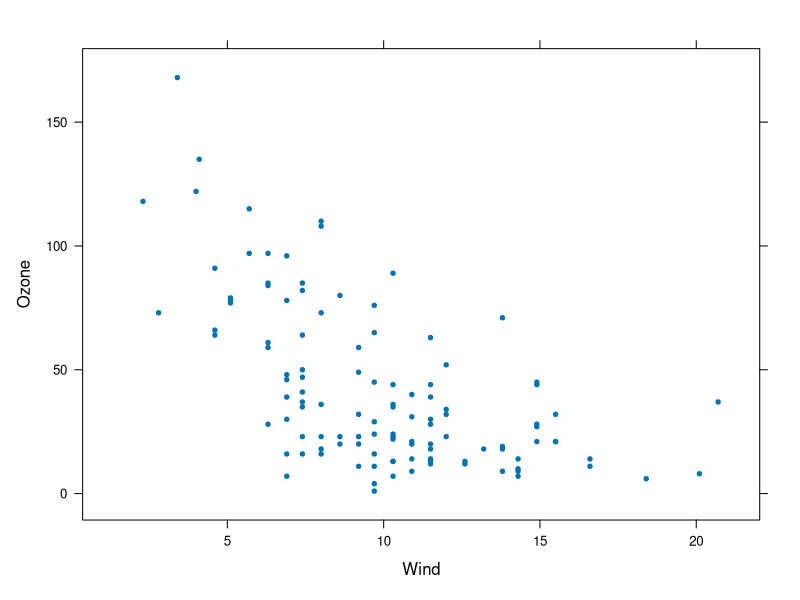
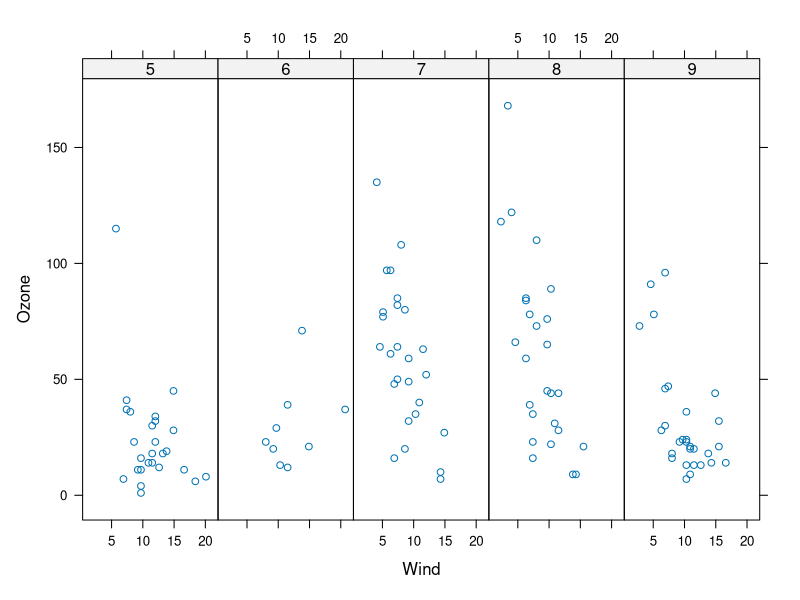
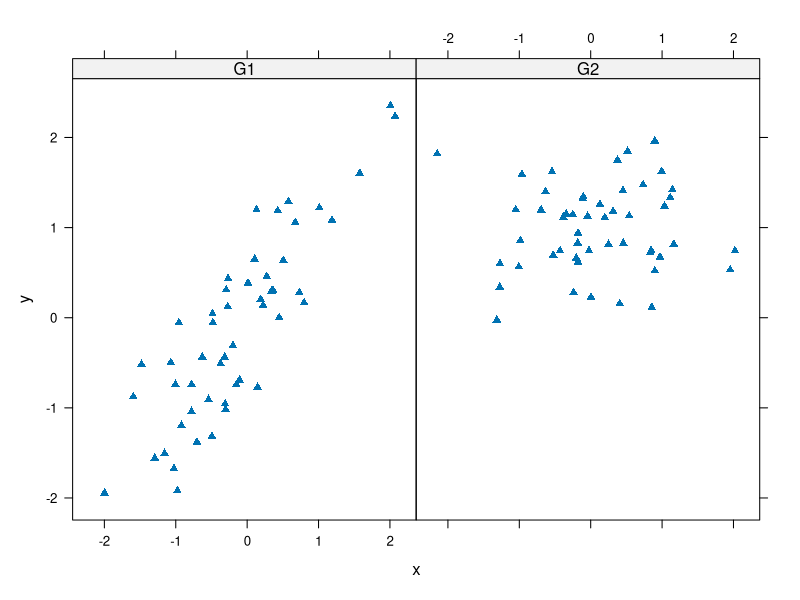
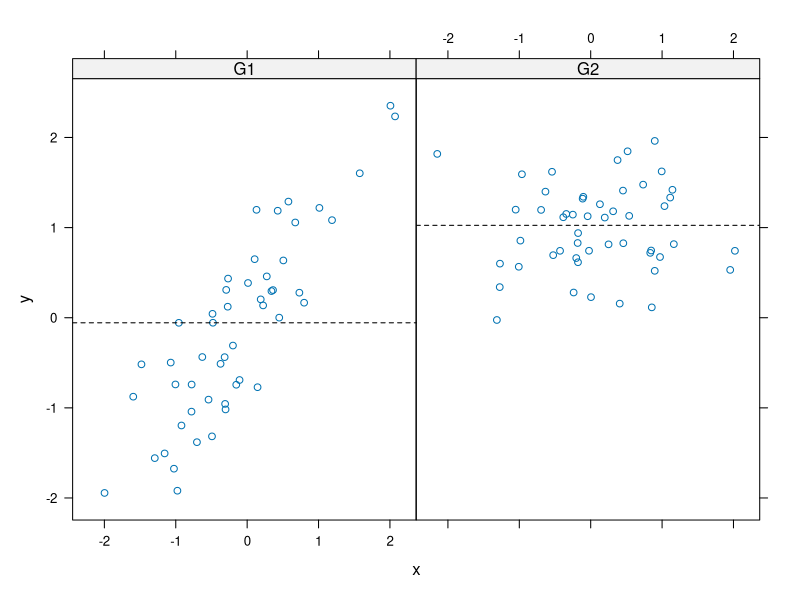
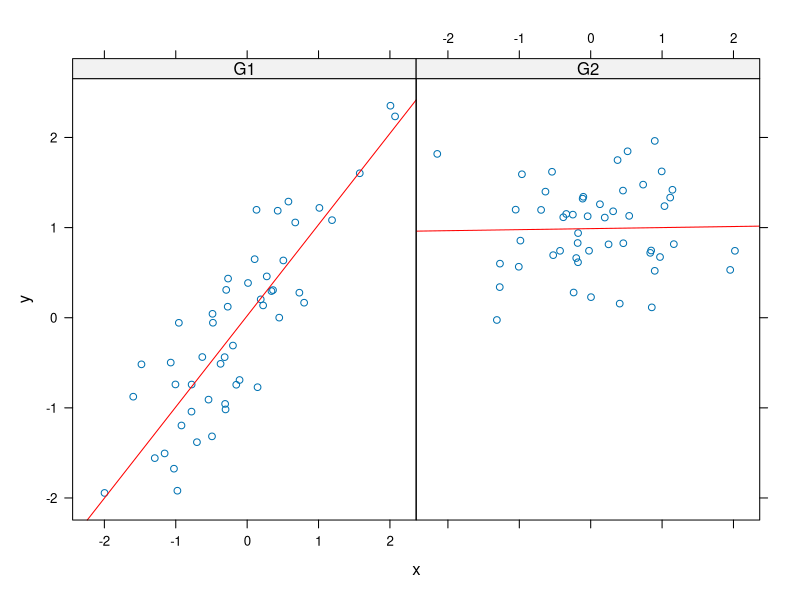

These charts were generated, in order, by the following R code:
library(lattice)
library(datasets)

p <- xyplot(Ozone ~ Wind, data = airquality, pch = 20)
print(p)

table(airquality$Month)
airquality <- transform(airquality, Month = factor(Month))
xyplot(Ozone ~ Wind | Month, data = airquality, layout = c(5, 1))

# Panel function
set.seed(12) # remember 12 :)
x <- rnorm(100)
f <- rep(0:1, each = 50)
y <- x + f - f * x + rnorm(100, sd = 0.5)
f <- factor(f, labels = c("G1", "G2"))
xyplot(y ~ x | f, layout = c(2, 1), pch = 17)

## custome panel function
xyplot(y ~ x | f, panel = function(x, y, ...){
      panel.xyplot(x, y, ...)
      panel.abline(h = median(y), lty = 2)
})

xyplot(y ~ x | f, panel = function(x, y, ...){
      panel.xyplot(x, y, ...)
      panel.lmline(x, y, col = "red")
})
